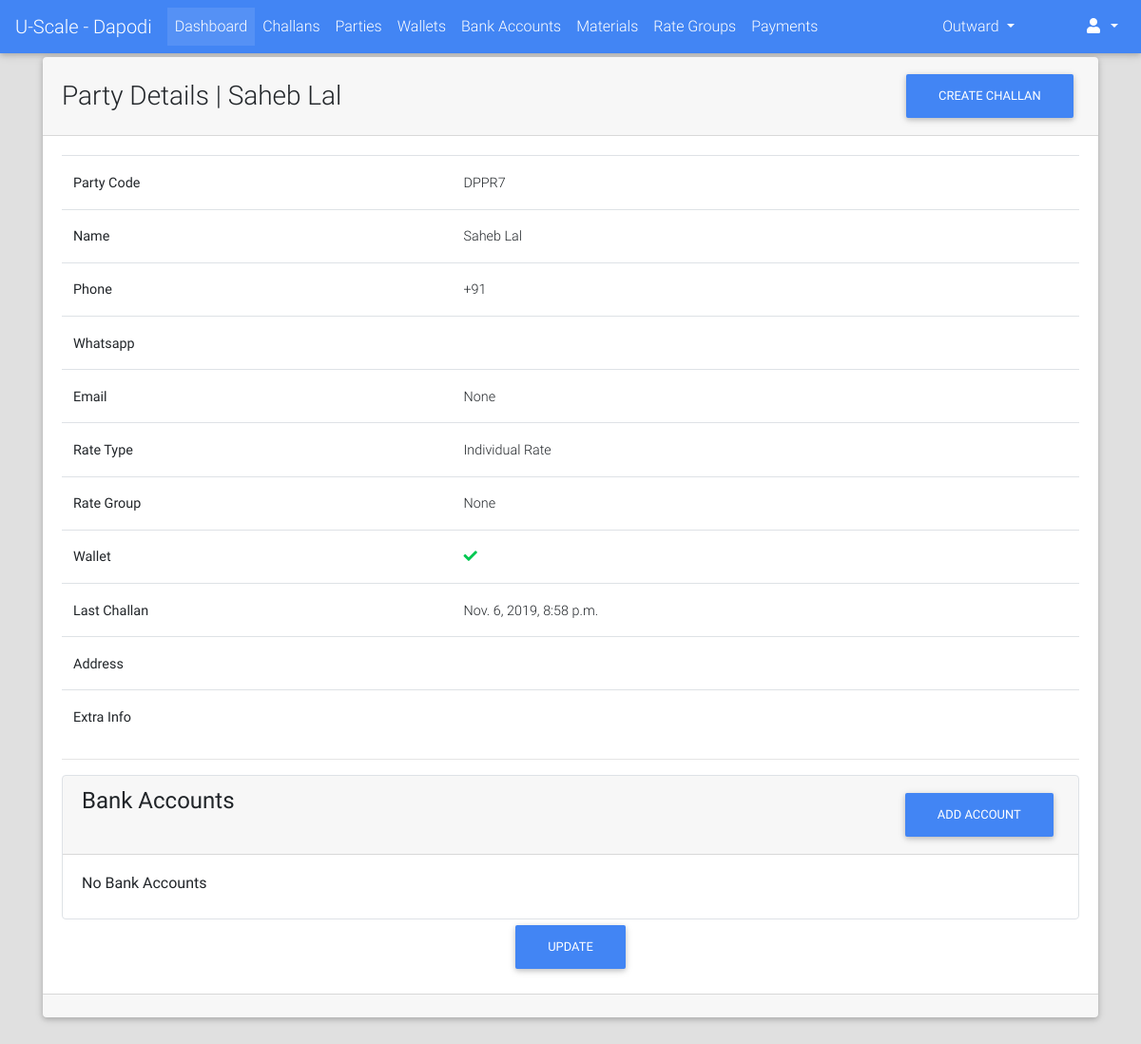
/parties/detail/DPPR7/ (signed in), run on the app's committed database.
### parties/models.py (models this page shows, shortened)
class Party(models.Model):
    RATE_TYPE_CHOICES = (("GR", "Group Rate"), ("IR", "Individual Rate"))
    rate_type = models.CharField(max_length=2, choices=RATE_TYPE_CHOICES)
    rate_group = models.ForeignKey("rates.RateGroup", on_delete=models.PROTECT, blank=True, null=True)
    name = models.CharField(max_length=128)
    party_code = models.CharField(max_length=32, blank=True)
    address = models.TextField(blank=True)
    phone = models.CharField(max_length=13)
    whatsapp = models.CharField(max_length=13, blank=True)
    email = models.EmailField(blank=True, null=True)
    extra_info = models.TextField(blank=True)
    is_wallet_party = models.BooleanField(default=False)
    is_active = models.BooleanField(default=True)
    @property
    def get_display_text(self):
        return self.name
    @property
    def get_update_url(self):
        return reverse_lazy("parties:update", kwargs={"party_code": self.party_code})
    @property
    def get_challan_ad_url(self):
        return str(reverse_lazy("challans:add")) + "?ptid={}".format(self.id)
    @property
    def get_bank_account_add_url(self):
        return str(reverse_lazy("bank_accounts:add")) + "?ptid={}".format(self.id)
    class Meta:
        verbose_name = "Party"
        verbose_name_plural = "Parties"

### challans/models.py (models this page shows, shortened)
class Challan(models.Model):
    STATUS_CHOICES = (("PN", "Pending"), ("DN", "Done"))
    created_by = models.ForeignKey(User, on_delete=models.PROTECT)
    party = models.ForeignKey("parties.Party", on_delete=models.CASCADE)
    challan_no = models.PositiveIntegerField(blank=True, null=True)
    vehicle_details = models.CharField(max_length=128, blank=True, null=True)
    weights_amount = models.DecimalField(max_digits=9, decimal_places=2, default=decimal.Decimal(0.00))
    extra_charges = models.DecimalField(verbose_name="Kata Charges", max_digits=9, decimal_places=2,
                                        default=decimal.Decimal(0.00), validators=[MinValueValidator(limit_value=0), MaxValueValidator(limit_value=100)])
    round_amount = models.DecimalField(max_digits=4, decimal_places=2, default=decimal.Decimal(0.00), validators=[MinValueValidator(limit_value=-10), MaxValueValidator(limit_value=10)])
    total_amount = models.DecimalField(max_digits=9, decimal_places=2, default=decimal.Decimal(0.00), validators=[MinValueValidator(limit_value=0)])
    image = models.ImageField(upload_to="payments/", blank=True, null=True)
    extra_info = models.TextField(blank=True)
    created_on = models.DateTimeField(auto_now_add=True, editable=True)
    updated_on = models.DateTimeField(auto_now=True, editable=True)
    is_entries_done = models.BooleanField(default=False)
    is_reports_done = models.BooleanField(default=False)
    is_rates_assigned = models.BooleanField(default=False)
    is_payed = models.BooleanField(default=False)
    status = models.CharField(max_length=2, choices=STATUS_CHOICES, default="PN")

### parties/views.py (the view)
# urls.py: url(r"^detail/(?P<party_code>[0-9a-zA-Z-]+)/$", views.PartyDetailView.as_view(), name="detail"),
class PartyDetailView(LoginRequiredMixin, DetailView):
    model = Party
    template_name = "parties/detail.html"
    slug_field = "party_code"
    slug_url_kwarg = "party_code"
    def get_object(self, queryset=None):
        party = super().get_object()
        if party.is_active:
            return party
        return Http404("Party Is Not Active")

### portal/templates/parties/detail.html (shortened to what this page needs)
{% extends "portal/base.html" %}
{% load crispy_forms_tags %}
{% block content %}
    <div class="container">
        <div class="card">
            <div class="card-header">
                <div class="row">
                    <div class="col-lg-9 m-auto">
                        <h3 class="m-auto">Party Details | {{ party.get_display_text }}</h3>
                    </div>
                    <div class="col-lg-3">
                        <a class="float-right" href="{{ party.get_challan_ad_url }}"><button class="btn btn-primary">Create Challan</button></a>
                    </div>
                </div>
            </div>
            <div class="card-body">
                <table class="table">
                    <tbody>
                        <tr>
                             <th>Party Code</th>
                             <td>{{ party.party_code }}</td>
                         </tr>
                        <tr>
                            <th>Name</th>
                            <td>{{ party.name }}</td>
                        </tr>
                        <tr>
                            <th>Phone</th>
                            <td>{{ party.phone }}</td>
                        </tr>
                        <tr>
                            <th>Whatsapp</th>
                            <td>{{ party.whatsapp }}</td>
                        </tr>
                        <tr>
                            <th>Email</th>
                            <td>{{ party.email }}</td>
                        </tr>
                        <tr>
                            <th>Rate Type</th>
                            <td>{{ party.get_rate_type_display }}</td>
                        </tr>
                        <tr>
                            <th>Rate Group</th>
                            <td>{{ party.rate_group }}</td>
                        </tr>
                        <tr>
                            <th>Wallet</th>
                            <td>
                                {% if party.is_wallet_party %}
                                    <i class="fa fa-check text-success"></i>
                                {% else %}
                                    <i class="fa fa-close text-danger"></i>
                                {% endif %}
                            </td>
                        </tr>
                        <tr>
                            <th>Last Challan</th>
                            <td>{{ party.challan_set.last.created_on }}</td>
                        </tr>
                        <tr>
                            <th>Address</th>
                            <td>{{ party.address }}</td>
                        </tr>
                        <tr>
                            <th>Extra Info</th>
                            <td>{{ party.extra_info }}</td>
                        </tr>
                    </tbody>
                </table>
                <hr>
                <div class="card border" style="box-shadow: none">
                    <div class="card-header">
                        <div class="row">
                            <div class="col-lg-9">
                                <h4 class="m-auto">Bank Accounts</h4>
                            </div>
                            <div class="col-lg-3">
                                <a href="{{ party.get_bank_account_add_url }}" class="float-right"><button class="btn btn-primary">Add Account</button></a>
                            </div>
                        </div>
                    </div>
                    <div class="card-body">
                        {% if party.bankaccount_set.exists %}
                            <table class="table table-striped">
                                <thead>
                                    <th>No</th>
                                    <th>Acc No</th>
                                    <th>Bank Name</th>
                                    <th>IFSC</th>
                                    <th>Status</th>
                                </thead>
                                <tbody>
                                    {% for bank_account in party.bankaccount_set.all %}
                                        <tr>
                                            <td>{{ forloop.counter }}</td>
                                            <td>{{ bank_account.acc_no }}</td>
                                            <td>{{ bank_account.bank_name }}</td>
                                            <td>{{ bank_account.ifsc_code }}</td>
                                            <td>
                                                {% if bank_account.is_active %}
                                                    <i class="fa fa-check text-success"></i>
                                                {% else %}
                                                    <i class="fa fa-times text-danger"></i>
                                                {% endif %}
                                            </td>
                                        </tr>
                                    {% endfor %}
                                </tbody>
                            </table>
                        {% else %}
                            <h6>No Bank Accounts</h6>
                        {% endif %}
                    </div>
                </div>
                <div class="row">
                    <a href="{{ party.get_update_url }}" class="m-auto"><button class="btn btn-primary">Update</button></a>
                </div>
            </div>
            <div class="card-footer">
            </div>
        </div>
    </div>
{% endblock %}

### data on the page
Party: get_display_text "Saheb Lal", party_code "DPPR7", name "Saheb Lal", phone "+91", email "None", rate_type "Individual Rate", rate_group "None", challan_set.last.created_on "Nov. 6, 2019, 8:58 p.m."
